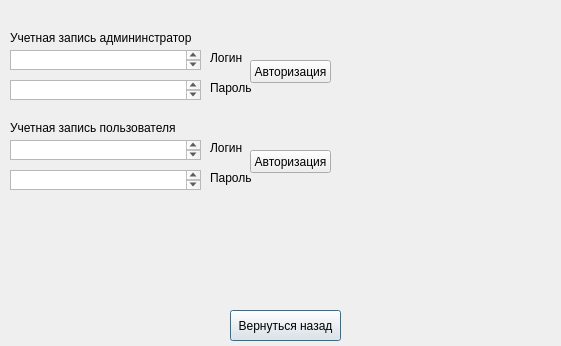
<?xml version="1.0" encoding="UTF-8"?>
<ui version="4.0">
 <class>AuthorizationWindow</class>
 <widget class="QDialog" name="AuthorizationWindow">
  <property name="geometry">
   <rect>
    <x>0</x>
    <y>0</y>
    <width>561</width>
    <height>346</height>
   </rect>
  </property>
  <property name="windowTitle">
   <string>Authorization</string>
  </property>
  <widget class="QPushButton" name="BackButton">
   <property name="geometry">
    <rect>
     <x>230</x>
     <y>310</y>
     <width>111</width>
     <height>31</height>
    </rect>
   </property>
   <property name="text">
    <string>Вернуться назад</string>
   </property>
  </widget>
  <widget class="QLabel" name="label">
   <property name="geometry">
    <rect>
     <x>10</x>
     <y>30</y>
     <width>181</width>
     <height>16</height>
    </rect>
   </property>
   <property name="text">
    <string>Учетная запись админинстратора</string>
   </property>
  </widget>
  <widget class="QPlainTextEdit" name="AdminLogin">
   <property name="geometry">
    <rect>
     <x>10</x>
     <y>50</y>
     <width>191</width>
     <height>20</height>
    </rect>
   </property>
  </widget>
  <widget class="QLabel" name="label_3">
   <property name="geometry">
    <rect>
     <x>10</x>
     <y>120</y>
     <width>181</width>
     <height>16</height>
    </rect>
   </property>
   <property name="text">
    <string>Учетная запись пользователя</string>
   </property>
  </widget>
  <widget class="QPlainTextEdit" name="AdminPass">
   <property name="geometry">
    <rect>
     <x>10</x>
     <y>80</y>
     <width>191</width>
     <height>20</height>
    </rect>
   </property>
  </widget>
  <widget class="QPlainTextEdit" name="UserLogin">
   <property name="geometry">
    <rect>
     <x>10</x>
     <y>140</y>
     <width>191</width>
     <height>20</height>
    </rect>
   </property>
  </widget>
  <widget class="QPlainTextEdit" name="UserPass">
   <property name="geometry">
    <rect>
     <x>10</x>
     <y>170</y>
     <width>191</width>
     <height>20</height>
    </rect>
   </property>
  </widget>
  <widget class="QLabel" name="label_4">
   <property name="geometry">
    <rect>
     <x>210</x>
     <y>50</y>
     <width>181</width>
     <height>16</height>
    </rect>
   </property>
   <property name="text">
    <string>Логин</string>
   </property>
  </widget>
  <widget class="QLabel" name="label_5">
   <property name="geometry">
    <rect>
     <x>210</x>
     <y>140</y>
     <width>181</width>
     <height>16</height>
    </rect>
   </property>
   <property name="text">
    <string>Логин</string>
   </property>
  </widget>
  <widget class="QLabel" name="label_6">
   <property name="geometry">
    <rect>
     <x>210</x>
     <y>170</y>
     <width>181</width>
     <height>16</height>
    </rect>
   </property>
   <property name="text">
    <string>Пароль</string>
   </property>
  </widget>
  <widget class="QLabel" name="label_7">
   <property name="geometry">
    <rect>
     <x>210</x>
     <y>80</y>
     <width>181</width>
     <height>16</height>
    </rect>
   </property>
   <property name="text">
    <string>Пароль</string>
   </property>
  </widget>
  <widget class="QPushButton" name="AdminAuth">
   <property name="geometry">
    <rect>
     <x>250</x>
     <y>60</y>
     <width>81</width>
     <height>23</height>
    </rect>
   </property>
   <property name="text">
    <string>Авторизация</string>
   </property>
  </widget>
  <widget class="QPushButton" name="UserAuth">
   <property name="geometry">
    <rect>
     <x>250</x>
     <y>150</y>
     <width>81</width>
     <height>23</height>
    </rect>
   </property>
   <property name="text">
    <string>Авторизация</string>
   </property>
  </widget>
 </widget>
 <resources/>
 <connections/>
</ui>
